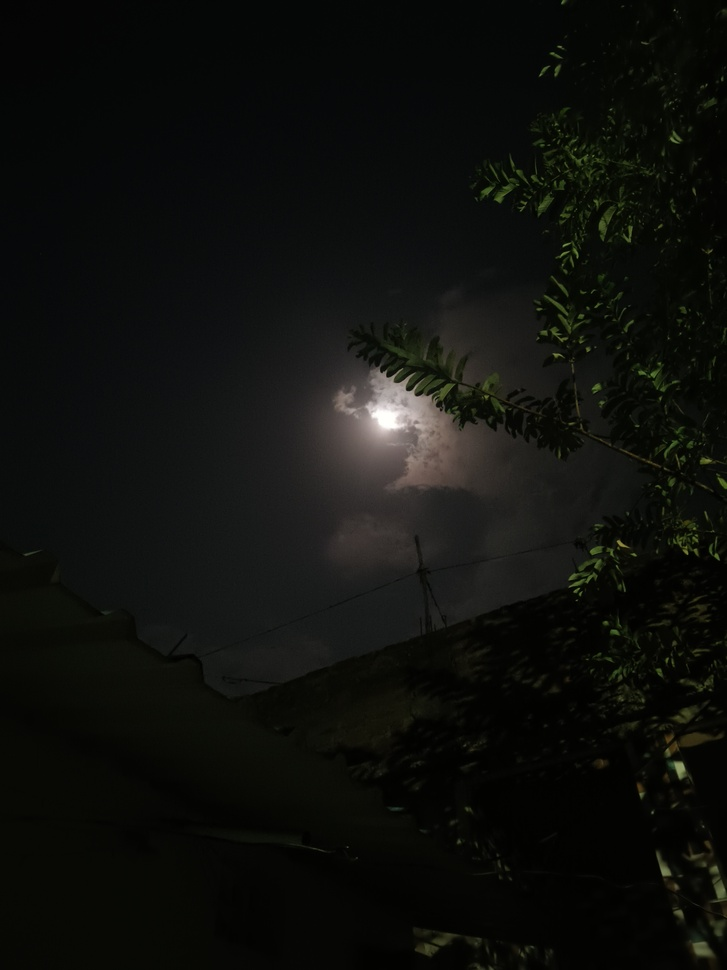
#> input picture Practical1/moon.jpg, 727 x 970 px, shrunk from 3072 x 4096 before the run; its folder holds only this picture in this run
$ jupyter execute PR1.ipynb   (shell and % lines are left out)
#> lines starting #> are read from the running program, lines starting #| are printed output that depends on the picture
[cell 1]
import cv2
import numpy as np
import matplotlib.pyplot as plt
import os
from pathlib import Path


def find_image_path(image_name):
    """Locate an image file from several likely locations."""
#> called with image_name = 'moon.jpg'
    input_path = Path(image_name).expanduser()
    candidates = []

    # Directly as provided
    candidates.append(input_path)

    # Relative to current working directory
    candidates.append(Path.cwd() / input_path)

    # Relative to the notebook/practical folder
    practical_dir = Path.cwd() / "Practical1"
    candidates.append(practical_dir / input_path)
    candidates.append(practical_dir / image_name)

    # If the notebook is executed from the workspace root, look in subfolders too
    for candidate in Path.cwd().rglob(image_name):
        if candidate.is_file():
            candidates.append(candidate)

    # If this is being run as a script, also check the script's directory
    if "__file__" in globals():
        script_dir = Path(__file__).resolve().parent
        candidates.append(script_dir / input_path)
        candidates.append(script_dir / image_name)

    seen = set()
    for candidate in candidates:
        resolved = candidate.resolve()
        if resolved.exists() and resolved.is_file() and resolved not in seen:
            seen.add(resolved)
            return str(resolved)

    return None


def cctv_enhancement_system(image_path):
    # Load the original low-quality image
#> called with image_path = 'Practical1/moon.jpg'
    img = cv2.imread(image_path)
#> img is the input picture: shape (970, 727, 3); mean B, G, R 12.5, 15.7, 14.7
    if img is None:
        print(f"Error: Could not read the image from path: {image_path}")
        print(f"Current Working Directory: {os.getcwd()}")
        return

    # Convert to LAB color space to process luminance (L) without distorting colors
    lab = cv2.cvtColor(img, cv2.COLOR_BGR2LAB)
#> lab: shape (970, 727, 3); mean of channels 0, 1, 2 13.4, 127, 129.6
    l_channel, a_channel, b_channel = cv2.split(lab)
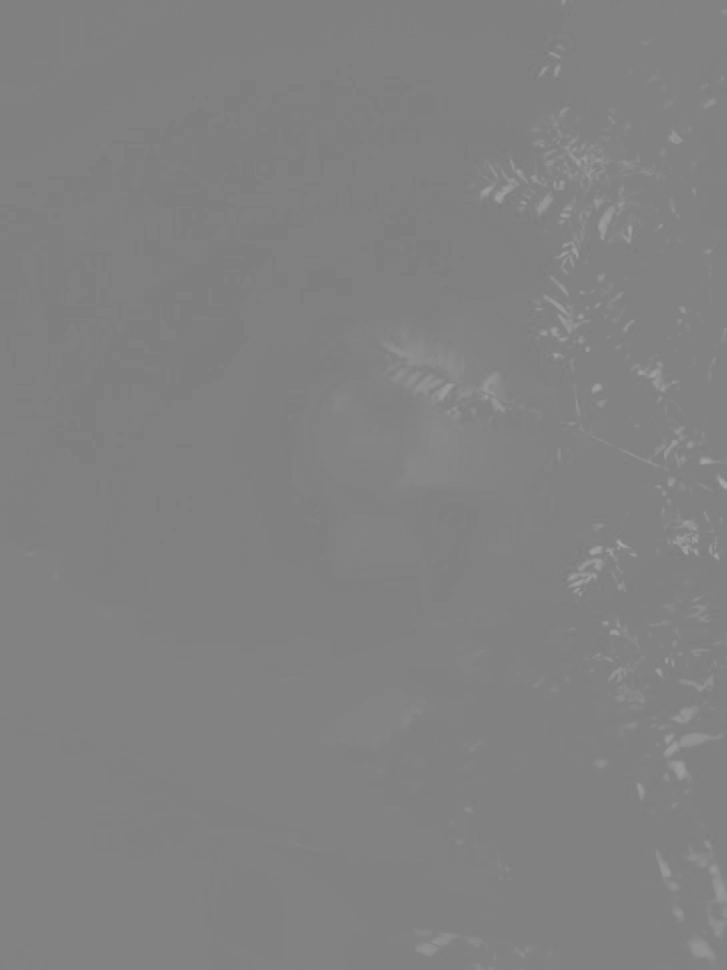
#> b_channel: shape (970, 727); min 123, max 166, mean 129.6

    # -----------------------------------------------------------------
    # TECHNIQUE 1: NOISE REMOVAL
    # -----------------------------------------------------------------
    # Uses Non-Local Means Denoising to eliminate low-light sensor grain
    # while preserving structural edges.
    noise_removed_l = cv2.fastNlMeansDenoising(
        src=l_channel,
        dst=None,
        h=12,
        templateWindowSize=7,
        searchWindowSize=21
    )

    # -----------------------------------------------------------------
    # TECHNIQUE 2: HISTOGRAM EQUALIZATION
    # -----------------------------------------------------------------
    # Uses Contrast Limited Adaptive Histogram Equalization (CLAHE)
    # to distribute contrast evenly across local regions.
    clahe = cv2.createCLAHE(clipLimit=3.0, tileGridSize=(8, 8))
    equalized_l = clahe.apply(noise_removed_l)
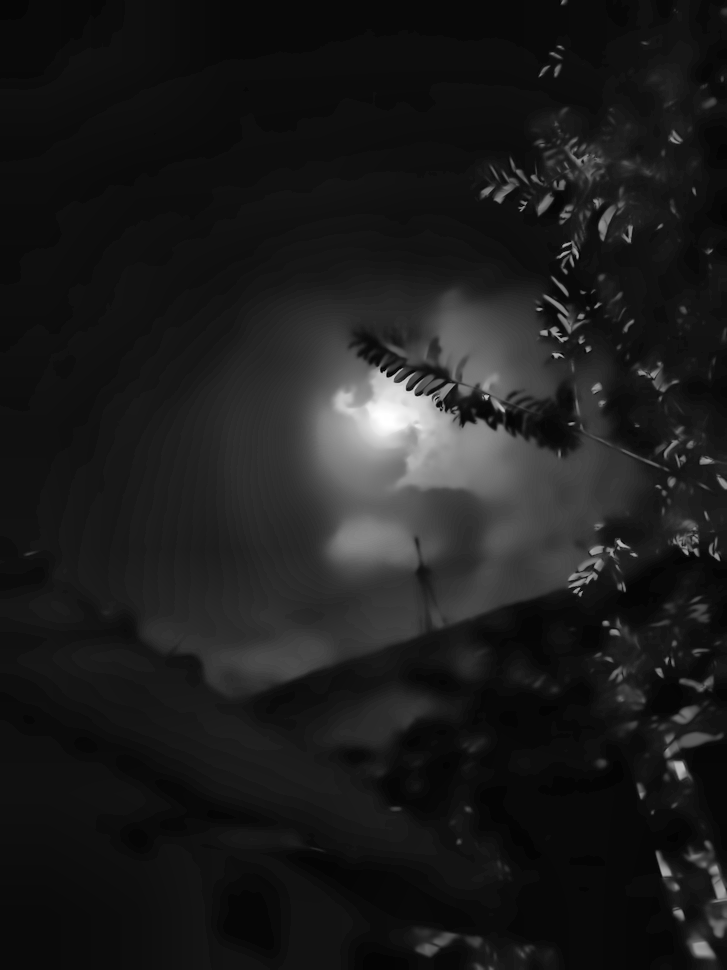
#> equalized_l: shape (970, 727); min 2, max 255, mean 28.1

    # -----------------------------------------------------------------
    # TECHNIQUE 3: BRIGHTNESS ENHANCEMENT
    # -----------------------------------------------------------------
    # Multiplies and offsets pixel intensities to lift shadow details.
    # alpha = contrast scaling (1.1), beta = brightness offset (+20)
    brightened_l = cv2.convertScaleAbs(equalized_l, alpha=1.1, beta=20)
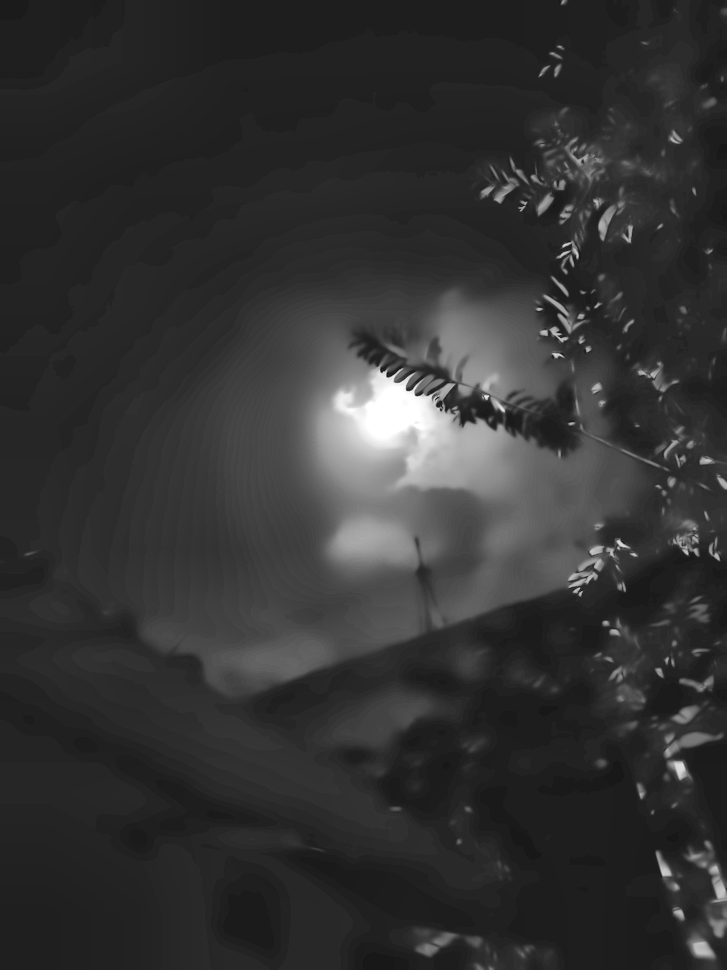
#> brightened_l: shape (970, 727); min 22, max 255, mean 50.9

    # Recombine the processed Lightness channel with original color channels
    enhanced_lab = cv2.merge((brightened_l, a_channel, b_channel))
#> enhanced_lab: shape (970, 727, 3); mean of channels 0, 1, 2 50.9, 127, 129.6
    enhanced_bgr = cv2.cvtColor(enhanced_lab, cv2.COLOR_LAB2BGR)

    # -----------------------------------------------------------------
    # TECHNIQUE 4: FILTERING (Spatial Domain Sharpening)
    # -----------------------------------------------------------------
    # Uses a high-pass kernel filter via 2D convolution to sharpen
    # fine forensic details like edges, objects, and text.
    sharpen_kernel = np.array([
        [0, -1, 0],
        [-1, 5, -1],
        [0, -1, 0]
    ])
    final_output = cv2.filter2D(src=enhanced_bgr, ddepth=-1, kernel=sharpen_kernel)

    # Save the final forensic image
    output_filename = 'enhanced_cctv_output.jpg'
    cv2.imwrite(output_filename, final_output)
    print(f"\nProcessing complete! File saved as: {os.path.abspath(output_filename)}")

    # -----------------------------------------------------------------
    # VISUALIZATION OF THE PIPELINE RESULTS
    # -----------------------------------------------------------------
    plt.figure(figsize=(18, 8))

    # Subplot 1: Original Input
    plt.subplot(1, 2, 1)
    plt.title("1. Original Low-Quality CCTV Footage", fontsize=14, color='darkred')
    plt.imshow(cv2.cvtColor(img, cv2.COLOR_BGR2RGB))
    plt.axis('off')

    # Subplot 2: Enhanced Output
    plt.subplot(1, 2, 2)
    plt.title("2. Enhanced Visibility System Output", fontsize=14, color='darkgreen')
    plt.imshow(cv2.cvtColor(final_output, cv2.COLOR_BGR2RGB))
    plt.axis('off')

    plt.tight_layout()
    plt.show()
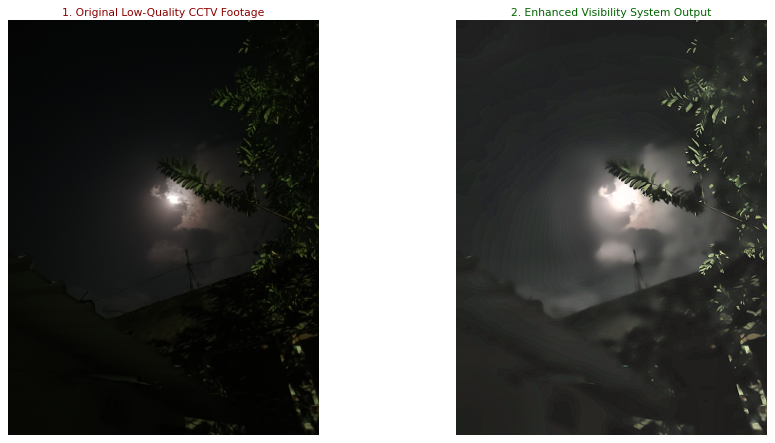
#> figure drawn by matplotlib, 2 panels


# =====================================================================
# EXECUTION BLOCK (AUTOMATED FOR MOON.JPG)
# =====================================================================
if __name__ == "__main__":
    target_image = "moon.jpg"
    resolved_image = find_image_path(target_image)

    if resolved_image:
        print(f"\nRunning the 4-stage visibility improvement pipeline on '{resolved_image}'...")
        cctv_enhancement_system(resolved_image)
    else:
        print(f"Error: Could not find '{target_image}' in the current directory or its subfolders.")
        print(f"Checked locations relative to: {os.path.abspath('.')}")
        print("Please ensure the image file is physically inside the folder you opened in VS Code.")
